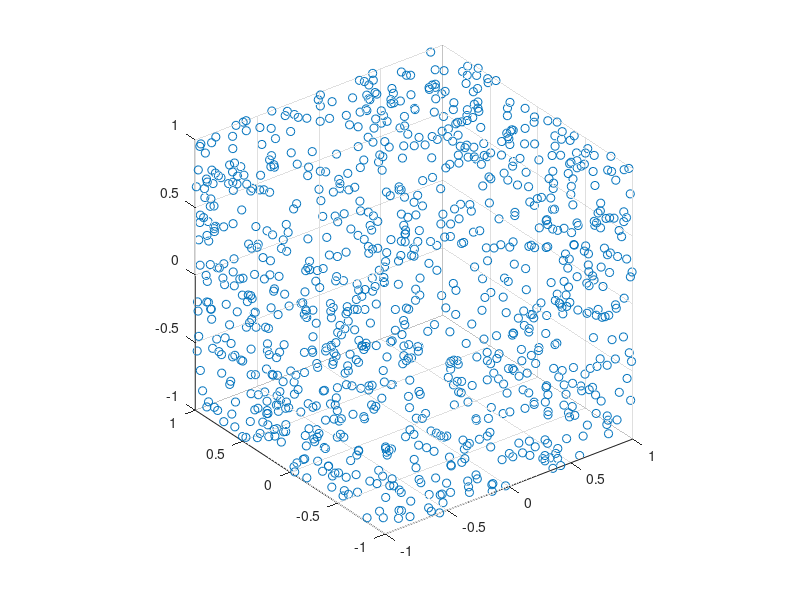

This figure's MATLAB source: (Note: this script raises an error after producing the figure.)
% Autoencoder for 2-sphere
clc; close all; clearvars; 

m = 3; n = 3; l = 1; N = 1000;
% random ambient samples
C = 1 - 2*rand(N,m); Cnew = 1 - 2*rand(5000,m);
% sphere data
% X = repmat(1./sqrt(sum(C.^2,2)),1,m).*C; Xnew = repmat(1./sqrt(sum(Cnew.^2,2)),1,m).*Cnew;
% cube data
X = C./repmat(max(abs(C),[],2),1,m); Xnew = Cnew./repmat(max(abs(Cnew),[],2),1,m);

fig = figure;
scatter3(X(:,1), X(:,2), X(:,3),'o')
axis equal; fig.CurrentAxes.Visible = 'off';
% initialize with random entries
W = rand(n, m); c= rand(n,1); b = rand(m,1);
% normalize W
W = W./sqrt(sum(W.^2, 2));
L0 = loss(X,W,c,b);

rng default; % For reproducibility
gs = GlobalSearch('Display','iter');
problem = createOptimProblem('fmincon','x0',[reshape(W,1,m*n), c', b'],...
          'objective',@(theta) loss(X,reshape(theta(1:m*n),n,m),...
                      theta(m*n+1:m*n+n)',...
                      theta(m*n+n+1:end)'),...
          'lb',-100*ones(m*n+n+m,1),'ub',100*ones(m*n+n+m,1));
[theta_opt, loss_opt] = run(gs,problem);
Wopt = reshape(theta_opt(1:m*n),n,m);
copt = theta_opt(m*n+1:m*n+n)';
bopt = theta_opt(m*n+n+1:end)';

[Lopt,Xtilde,Hopt] = loss(Xnew,Wopt,copt,bopt);


hold on;
scatter3(Xtilde(:,1),Xtilde(:,2),Xtilde(:,3),'.')

function [L,Xtilde,H] = loss(X,W,c,b)
    % basis
%     sig = @(z) 1./(1 + exp(-z));
    sig = @(z) z;
    % encoder
    H = sig(X*W' + repmat(c', size(X,1), 1));
    % decoder
    Xtilde = sig(H*W + repmat(b', size(X,1), 1));
    L = sum(sqrt(sum((X - Xtilde).^2,2)));
end
